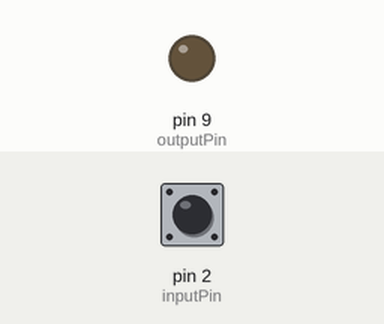
Bench run of a sketch on a simulated Arduino Uno, built with avr-gcc and run on an emulated ATmega328P. Shown: output pins drawn as LEDs (lit = HIGH). Inputs (shaded band) come from the test bench; at power-on: pin 2 (inputPin) HIGH.

Above: at 1.2 s.
1.3 s: pin 2 (inputPin) pulled LOW for 0.15 s
At 1.55 s:
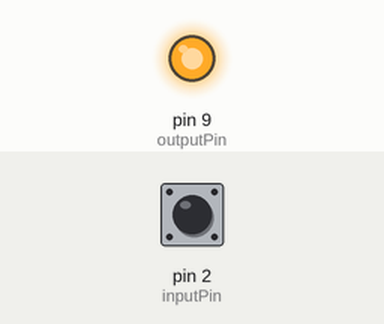
3.1 s: pin 2 (inputPin) pulled LOW for 3.2 s
At 7.5 s:
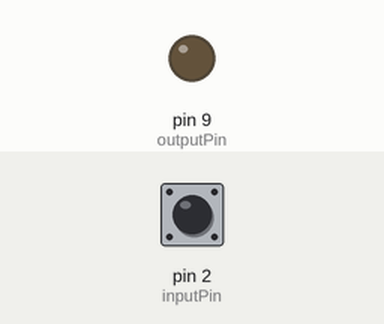
Timing chart, 0 to 9.0 s (numbered marks = the images above; inputs shaded):
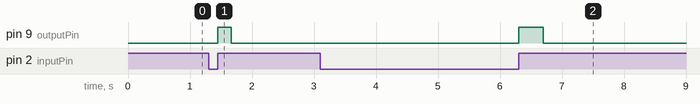

Measured:
- after the input at 1.3 s, pin 9 (outputPin): LOW → HIGH after 0.15 s, → LOW 0.21 s later
- after the input at 3.1 s, pin 9 (outputPin): LOW → HIGH after 3.2 s, → LOW 0.40 s later

The sketch:

speedmultiplier.ino
```cpp
#include <util/atomic.h>

// --- PIN CONFIGURATION ---
const int inputPin = 2;       // VSS sensor input from gearbox
const int outputPin = 9;      // Corrected speed output to speedometer/ECU

// --- CALIBRATION ---
const float multiplier = 3.423;

// --- SYSTEM VARIABLES ---
volatile unsigned long v_lastInputTime = 0;
volatile unsigned long v_inputPeriod = 0;
volatile int v_consecutiveRejections = 0; // Prevents filter lockouts

unsigned long lastOutputToggle = 0;
unsigned long currentHalfPeriod = 0;
bool outputState = LOW;

void handlePulse() {
    unsigned long now = micros();
    unsigned long duration = now - v_lastInputTime;

    // MAXIMUM NOISE PROTECTION:
    // Ignores any spike/pulse faster than 1500us.
    // Cleanly allows your VSS to track all the way up to ~266 km/h.
    if (duration < 1500) {
        return;
    }

    // DYNAMIC RESONANCE FILTER
    unsigned long lastValidPeriod = v_inputPeriod;

    // Filter operates between 1.5ms and 400ms periods (down to ~0.45 km/h)
    if (lastValidPeriod > 1500 && lastValidPeriod < 400000) {
        unsigned long minAllowed = (lastValidPeriod * 60UL) / 100UL;  // 60% window
        unsigned long maxAllowed = (lastValidPeriod * 140UL) / 100UL; // 140% window

        if (duration < minAllowed || duration > maxAllowed) {
            v_consecutiveRejections++;

            // SELF-HEALING: If we reject 5 pulses in a row, reset sync to break lockouts
            if (v_consecutiveRejections < 5) {
                v_lastInputTime = now;
                return;
            }
        }
    }

    // Valid pulse accepted
    v_consecutiveRejections = 0;
    v_inputPeriod = duration;
    v_lastInputTime = now;
}

void setup() {
    // Internal pull-up active to handle the open-collector signal from the VSS safely
    pinMode(inputPin, INPUT_PULLUP);
    pinMode(outputPin, OUTPUT);

    attachInterrupt(digitalPinToInterrupt(inputPin), handlePulse, RISING);
}

void loop() {
    unsigned long now = micros();
    unsigned long safeInputPeriod;
    unsigned long safeLastInputTime;

    // Grab volatile variables quickly and safely
    ATOMIC_BLOCK(ATOMIC_RESTORESTATE) {
        safeInputPeriod = v_inputPeriod;
        safeLastInputTime = v_lastInputTime;
    }

    // Timeout: If no pulse at all for 400ms, the car has stopped
    if (now - safeLastInputTime > 400000) {
        currentHalfPeriod = 0;
        digitalWrite(outputPin, LOW);
    }
    else if (safeInputPeriod > 0) {
        // Calculate the output half-period
        currentHalfPeriod = (safeInputPeriod / multiplier) / 2;
    }

    // Clean Wave Generator
    if (currentHalfPeriod > 0) {
        if (now - lastOutputToggle >= currentHalfPeriod) {
            outputState = !outputState;
            digitalWrite(outputPin, outputState);
            lastOutputToggle = now;
        }
    }
}
```
